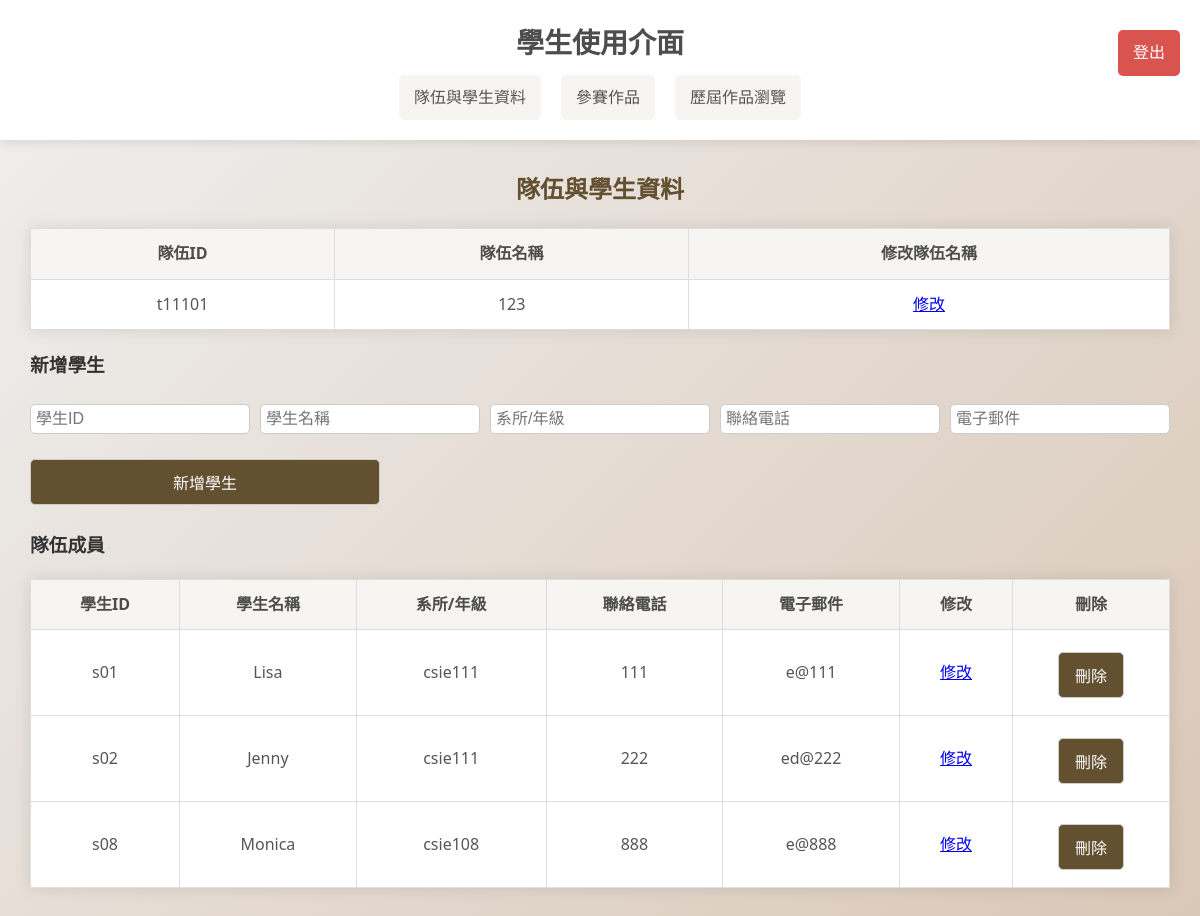
The app's page /project/st/main.php (signed in) with its own data.
### tables this page shows
CREATE TABLE `student` (
  `Stu_ID` varchar(10) PRIMARY KEY, 
  `Stu_Name` varchar(512) DEFAULT NULL,
  `Stu_Department_Grade` varchar(512) DEFAULT NULL,
  `Stu_Phone` varchar(512) DEFAULT NULL,
  `Stu_Email` varchar(512) DEFAULT NULL,
  `Team_ID` varchar(50),
  FOREIGN KEY (`Team_ID`) REFERENCES `team` (`Team_ID`)
    ON DELETE CASCADE
    ON UPDATE CASCADE
);

### project/st/main.php (the view, shortened to what this page needs)
<?php
require_once 'config.php';
$team_id = $_SESSION['team_id'];
$team_name = $_SESSION['team_name'];
$query = "SELECT * FROM student WHERE Team_ID = ?";
if ($stmt = $conn->prepare($query)) {
    $stmt->bind_param("s", $team_id);
    $stmt->execute();
    $result = $stmt->get_result();
    $students = $result->fetch_all(MYSQLI_ASSOC);
} else {
    echo "資料庫錯誤: " . $conn->error;
}
?>
<!DOCTYPE html>
<html lang="zh-Hant">
<head>
</head>
<body>
    <div class="fixed-header">
    <h1>學生使用介面</h1>
    <div class="navbar">
        <a href="#" onclick="showTeamAndStudentData()">隊伍與學生資料</a>
        <a href="#" onclick="showWorksData()">參賽作品</a>
        <a href="past.php">歷屆作品瀏覽</a>
    </div>
    <a href="logout.php" class="logout-button">登出</a>
</div>
<div class="main-content">
    <div id="team-student-data">
        <h2>隊伍與學生資料</h2>
        <table>
            <thead>
                <tr>
                    <th>隊伍ID</th>
                    <th>隊伍名稱</th>
                    <th>修改隊伍名稱</th>
                </tr>
            </thead>
            <tbody>
                <tr>
                    <td><?php echo $team_id; ?></td>
                    <td><?php echo htmlspecialchars($team_name); ?></td>
                    <td><a href="edit_team_name.php?team_id=<?php echo $team_id; ?>">修改</a></td>
                </tr>
            </tbody>
        </table>
        <h3>新增學生</h3>
<form action="" method="post">
    <div class="form-row">
        <input type="text" name="stu_id" placeholder="學生ID" required>
        <input type="text" name="stu_name" placeholder="學生名稱" required>
        <input type="text" name="stu_department_grade" placeholder="系所/年級" required>
        <input type="text" name="stu_phone" placeholder="聯絡電話" required>
        <input type="email" name="stu_email" placeholder="電子郵件" required>
    </div>
    <div class="form-row">
        <button type="submit" name="add_student">新增學生</button>
    </div>
</form>
        <h3>隊伍成員</h3>
        <table>
            <thead>
                <tr>
                    <th>學生ID</th>
                    <th>學生名稱</th>
                    <th>系所/年級</th>
                    <th>聯絡電話</th>
                    <th>電子郵件</th>
                    <th>修改</th>
                    <th>刪除</th>
                </tr>
            </thead>
            <tbody>
                <?php foreach ($students as $student): ?>
                    <tr>
                        <td><?php echo $student['Stu_ID']; ?></td>
                        <td><?php echo $student['Stu_Name']; ?></td>
                        <td><?php echo $student['Stu_Department_Grade']; ?></td>
                        <td><?php echo $student['Stu_Phone']; ?></td>
                        <td><?php echo $student['Stu_Email']; ?></td>
                        <td><a href="edit_student.php?student_id=<?php echo $student['Stu_ID']; ?>">修改</a></td>
                        <td>
                            <form action="" method="post" style="display:inline;">
                                <button type="submit" name="delete_student" value="<?php echo $student['Stu_ID']; ?>" onclick="return confirm('確認刪除這名學生嗎？')">刪除</button>
                            </form>
                        </td>
                    </tr>
                <?php endforeach; ?>
            </tbody>
        </table>
    </div>
</div>
</body>
</html>

### project/st/main.php (style rules this page uses)
body { margin: 0; font-family: 'Segoe UI', Tahoma, Geneva, Verdana, sans-serif; background: linear-gradient(135deg, #f0f0f0, #d9c7b6); background-attachment: fixed; color: #333; line-height: 1.6; }
.fixed-header { position: fixed; top: 0; left: 0; width: 100%; background-color: #fff; padding: 20px 0; box-shadow: 0 2px 10px rgba(0, 0, 0, 0.1); z-index: 1000; }
.fixed-header h1 { margin: 0; text-align: center; font-size: 28px; color: #4d4d4d; }
.navbar { display: flex; justify-content: center; gap: 20px; margin-top: 10px; }
.navbar a { font-size: 16px; color: #555; text-decoration: none; padding: 10px 15px; border-radius: 5px; background-color: #f7f5f2; transition: background-color 0.3s ease, color 0.3s ease; }
.logout-button { position: absolute; right: 20px; top: 30px; font-size: 16px; text-decoration: none; color: #fff; background-color: #d9534f; padding: 10px 15px; border-radius: 5px; transition: background-color 0.3s ease; }
.main-content { margin-top: 120px; padding: 30px; }
h2 { color: #635031; text-align: center; margin-bottom: 20px; }
table { width: 100%; border-collapse: collapse; margin-bottom: 20px; background-color: #fff; box-shadow: 0 0 15px rgba(0, 0, 0, 0.1); }
table, th, td { border: 1px solid #ddd; }
th { background-color: #f7f5f2; color: #4d4d4d; text-align: center; padding: 12px; font-weight: bold; }
td { padding: 12px; text-align: center; vertical-align: middle; color: #555; }
input[type="text"], input[type="email"], button { padding: 10px; margin: 5px 0; font-size: 16px; width: 100%; max-width: 350px; border: 1px solid #ccc; border-radius: 5px; outline: none; }
button { background-color: #635031; color: #fff; cursor: pointer; transition: background-color 0.3s ease; }
form { margin-bottom: 20px; text-align: center; }
form { display: flex; flex-direction: column; gap: 10px; }
.form-row { display: flex; gap: 10px; }
.form-row input { flex: 1; min-width: 150px; padding: 5px; }
form button { padding: 10px; margin-top: 10px; width: 50%; }

### records on screen
student: Stu_ID "s01", Stu_Name "Lisa", Stu_Department_Grade "csie111", Stu_Phone "111", Stu_Email "e@111"
student: Stu_ID "s02", Stu_Name "Jenny", Stu_Department_Grade "csie111", Stu_Phone "222", Stu_Email "ed@222"
student: Stu_ID "s08", Stu_Name "Monica", Stu_Department_Grade "csie108", Stu_Phone "888", Stu_Email "e@888"

### other values on screen
$team_id "t11101"
$team_name "123"
